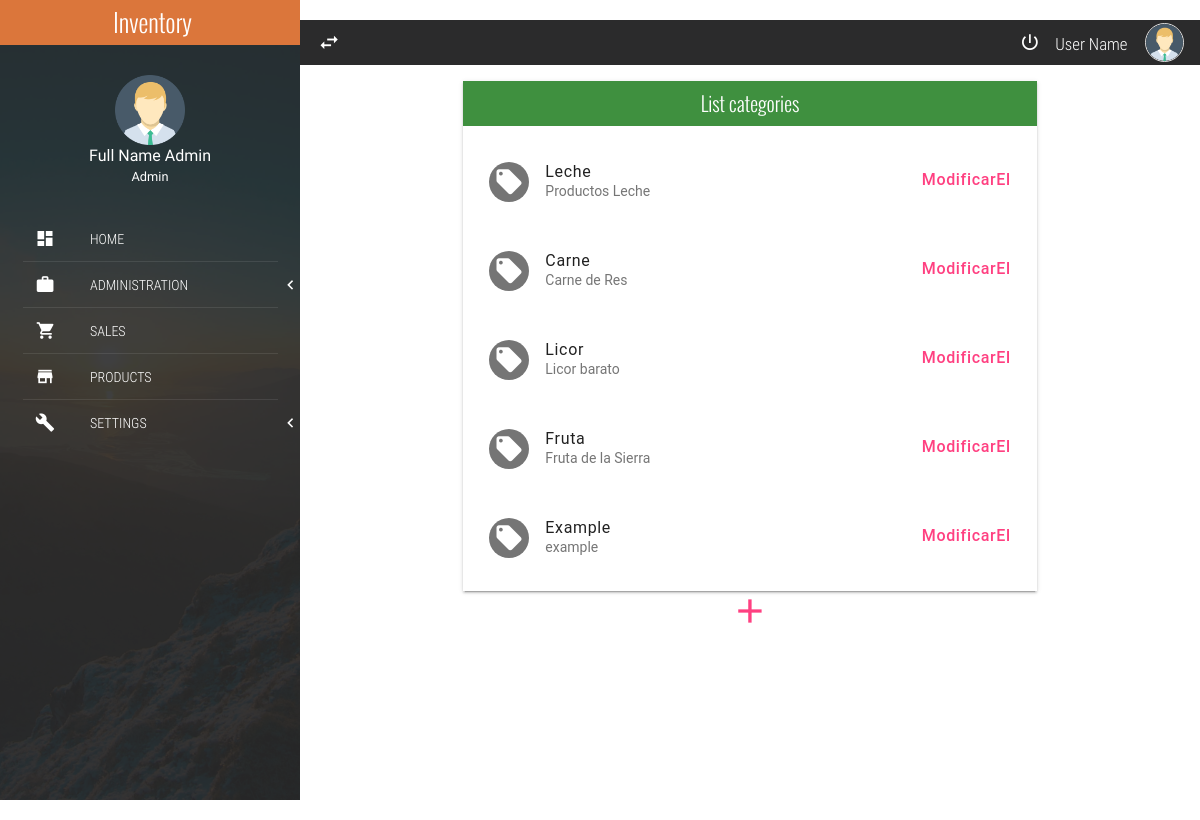
The page /category/ on the database its author committed.
### categoria/models.py (models this page shows, shortened)
class Category(models.Model):
	name = models.CharField(max_length = 50)
	desc = models.CharField(max_length = 150)

### categoria/views.py (the view)
# urls.py: path('category/', categories, name='category'),
def categories(request):
	cats = Category.objects.all()
	return render(request, 'categoria/categorias.html', {'cats':cats})

### categoria/templates/categoria/categorias.html
{% extends 'index.html' %}
{% block content %}
	<div class="mdl-tabs__panel" id="tabListCategory">
				<div class="mdl-grid">
					<div class="mdl-cell mdl-cell--4-col-phone mdl-cell--8-col-tablet mdl-cell--8-col-desktop mdl-cell--2-offset-desktop">
						<div class="full-width panel mdl-shadow--2dp">
							<div class="full-width panel-tittle bg-success text-center tittles">
								List categories
							</div>
							<div class="full-width panel-content">
								{% for cat in cats %}
								<div class="mdl-list">
									<div class="mdl-list__item mdl-list__item--two-line">
										<span class="mdl-list__item-primary-content">
											<i class="zmdi zmdi-label mdl-list__item-avatar"></i>
											<span>{{cat.name}}</span>
											<span class="mdl-list__item-sub-title">{{cat.desc}}</span>
										</span>
										<a class="mdl-list__item-secondary-action" href="{% url 'modificarCategoria' cat.id %}">Modificar</a>
										<a class="mdl-list__item-secondary-action" href="{% url 'eliminarCategoria' cat.id %}"> El</a>
									</div>
									<li class="full-width divider-menu-h"></li>
								</div>
								{% endfor %}
							</div>
						</div>
						<p class="text-center">
							<a href="{% url 'crearCategoria' %}"
								style="font-size: 40px;"
							>
							<i class="zmdi zmdi-plus"></i></a>
						</p>
					</div>
				</div>
			</div>
{% endblock %}

### static/css/main.css (style rules this page uses)
:root { --color-text: #3F51B5; --primary-color: #2B2B2C; --acent-color: #DB763B; }
html, body { width: 100%; height: 100%; margin: 0; padding: 0; font-size: 16px; font-family: "RobotoRegular"; position: relative; background-color: #fff; }
.text-center { text-align: center; }
.tittles { font-family: "OswaldLight"; }
.full-width { margin: 0; padding: 0; width: 100%; box-sizing: border-box; }
.divider-menu-h { height: 0; border-top: 1px solid rgba(255, 255, 255, .09); width: 85%; margin: 0 auto; }
.mdl-list__item-avatar { line-height: 40px; text-align: center; font-size: 30px; }
.panel { height: auto; }
.panel-tittle { height: 45px; display: block; line-height: 45px; color: #fff; font-size: 20px; }
.panel-content { display: block; padding: 10px; }
.bg-success { background-color: #3f903f !important; }

### rows shown on the page
Category: name "Leche", desc "Productos Leche"
Category: name "Carne", desc "Carne de Res"
Category: name "Licor", desc "Licor barato"
Category: name "Fruta", desc "Fruta de la Sierra"
Category: name "Example", desc "example"
